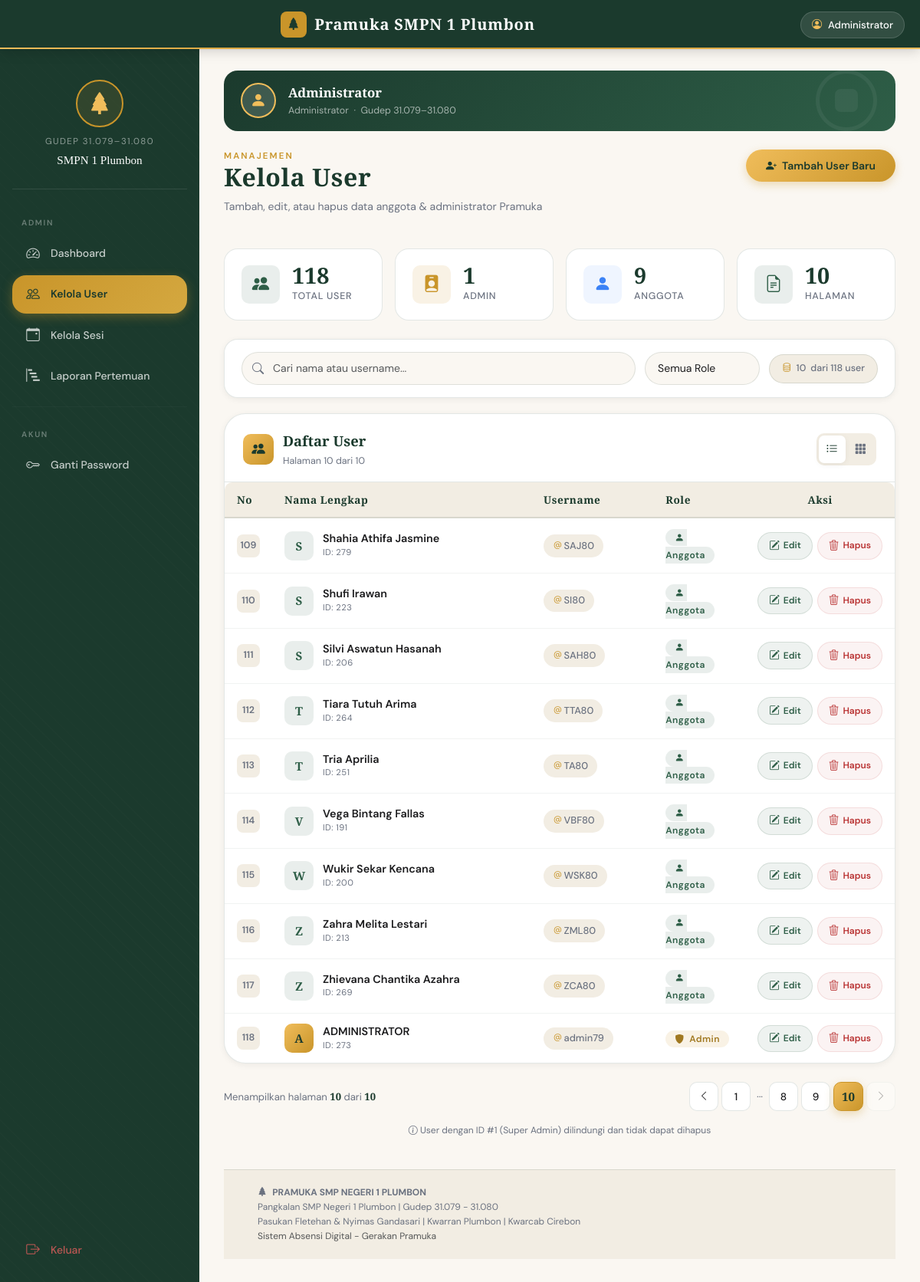
/public/AdminController/users?page=10 (signed in), run on the app's committed database.
### tables this page shows
CREATE TABLE `users` (
  `id` int(11) NOT NULL,
  `username` varchar(50) NOT NULL,
  `password` varchar(255) NOT NULL,
  `nama_lengkap` varchar(100) NOT NULL,
  `kelas` varchar(20) DEFAULT NULL,
  `role` enum('admin','user') DEFAULT 'user',
  `created_at` timestamp NOT NULL DEFAULT current_timestamp()
);

### core/Controller.php (called while the page is built, shortened)
<?php
class Controller {
    public function view($view, $data = []) {
        extract($data);
        require_once '../app/views/templates/header.php';
        require_once '../app/views/' . $view . '.php';
        require_once '../app/views/templates/footer.php';
    }
    public function model($model) {
        return new $model;
    }
}
?>

### app/controllers/AdminController.php (called while the page is built, shortened)
<?php
class AdminController extends Controller {
    private $userModel;
    private $limitPerPage = 12;
    public function __construct() {
        $this->userModel = $this->model('User');
    }
    public function users() {
        $page = isset($_GET['page']) ? max(1, (int)$_GET['page']) : 1;
        $offset = ($page - 1) * $this->limitPerPage;
        $users = $this->userModel->getAllUsersWithRole($this->limitPerPage, $offset);
        $totalUsers = $this->userModel->getTotalUsersCount();
        $totalPages = ceil($totalUsers / $this->limitPerPage);
        $this->view('admin/users', [
            'users' => $users,
            'currentPage' => $page,
            'totalPages' => $totalPages,
            'totalUsers' => $totalUsers
        ]);
    }
}
?>

### public/index.php (called while the page is built, shortened)
<?php
require_once '../config/database.php';
require_once '../core/Controller.php';
$app = new App();
?>

### app/models/User.php (called while the page is built, shortened)
<?php
class User {
    private $db;
    public function __construct() {
        $this->db = Database::getInstance()->getConnection();
    }
    public function getAllUsersWithRole($limit = null, $offset = 0) {
        $sql = "SELECT * FROM users ORDER BY kelas ASC, nama_lengkap ASC";
        if ($limit !== null) {
            $sql .= " LIMIT " . (int)$limit . " OFFSET " . (int)$offset;
        }
        $stmt = $this->db->query($sql);
        return $stmt->fetchAll(PDO::FETCH_ASSOC);
    }
}
?>

### config/database.php (called while the page is built, shortened)
<?php
class Database {
    private static $instance = null;
    private $connection;
    private function __construct() {
        try {
            $this->connection = new PDO(
                "mysql:host=".DB_HOST.";dbname=".DB_NAME.";charset=utf8mb4",
                DB_USER,
                DB_PASS,
                [
                    PDO::ATTR_ERRMODE => PDO::ERRMODE_EXCEPTION,
                    PDO::ATTR_DEFAULT_FETCH_MODE => PDO::FETCH_ASSOC
                ]
            );
        } catch(PDOException $e) {
            die("Connection failed: " . $e->getMessage());
        }
    }
    public static function getInstance() {
        if (self::$instance == null) {
            self::$instance = new Database();
        }
        return self::$instance;
    }
    public function getConnection() {
        return $this->connection;
    }
}
?>

### app/views/admin/users.php (the view, shortened to what this page needs)
<div class="page-header animate-in">
    <div>
        <div class="page-header-eyebrow">Manajemen</div>
        <h1 class="page-header-title">Kelola User</h1>
        <p class="page-header-sub">Tambah, edit, atau hapus data anggota & administrator Pramuka</p>
    </div>
    <a href="<?= BASE_URL ?>/AdminController/addUser" class="btn-scout">
        <i class="bi bi-person-plus-fill"></i> Tambah User Baru
    </a>
</div>
<div class="row g-3 mb-4 animate-in">
    <div class="col-6 col-lg-3">
        <div class="stat-card">
            <div class="stat-icon green">
                <i class="bi bi-people-fill"></i>
            </div>
            <div>
                <div class="stat-value"><?= $data['totalUsers'] ?></div>
                <div class="stat-label">Total User</div>
            </div>
        </div>
    </div>
    <div class="col-6 col-lg-3">
        <div class="stat-card">
            <div class="stat-icon gold">
                <i class="bi bi-person-badge-fill"></i>
            </div>
            <div>
                <div class="stat-value">
                    <?= count(array_filter($data['users'], fn($u) => $u['role'] === 'admin')) ?>
                </div>
                <div class="stat-label">Admin</div>
            </div>
        </div>
    </div>
    <div class="col-6 col-lg-3">
        <div class="stat-card">
            <div class="stat-icon blue">
                <i class="bi bi-person-fill"></i>
            </div>
            <div>
                <div class="stat-value">
                    <?= count(array_filter($data['users'], fn($u) => $u['role'] === 'user')) ?>
                </div>
                <div class="stat-label">Anggota</div>
            </div>
        </div>
    </div>
    <div class="col-6 col-lg-3">
        <div class="stat-card">
            <div class="stat-icon green">
                <i class="bi bi-file-earmark-text"></i>
            </div>
            <div>
                <div class="stat-value"><?= $data['totalPages'] ?></div>
                <div class="stat-label">Halaman</div>
            </div>
        </div>
    </div>
</div>
<div class="card-scout animate-in" style="border-radius: var(--radius-md); margin-bottom: 20px;">
    <div style="padding: 16px 22px; display: flex; align-items: center; gap: 12px; flex-wrap: wrap;">
        <div class="form-scout" style="flex: 1; min-width: 200px;">
            <div class="search-input-wrapper">
                <input type="text"
                       id="searchUser"
                       class="form-control search-input"
                       placeholder="Cari nama atau username...">
            </div>
        </div>
        <div class="form-scout">
            <select class="form-select filter-select" id="filterRole">
                <option value="">Semua Role</option>
            </select>
        </div>
        <div class="user-count-badge">
            <i class="bi bi-database"></i>
            <span id="shownCount"><?= count($data['users']) ?></span> dari <?= $data['totalUsers'] ?> user
        </div>
    </div>
</div>
<div class="card-scout animate-in">
    <div class="card-scout-header">
        <div class="card-scout-icon">
            <i class="bi bi-people-fill"></i>
        </div>
        <div style="flex: 1;">
            <div class="card-scout-title">Daftar User</div>
            <div style="font-size: .78rem; color: var(--c-muted); margin-top: 2px;">
                Halaman <?= $data['currentPage'] ?> dari <?= $data['totalPages'] ?>
            </div>
        </div>
        <div class="view-toggle">
            <button class="view-toggle-btn active" onclick="setView('table', this)" title="Tampilan Tabel">
                <i class="bi bi-list-ul"></i>
            </button>
            <button class="view-toggle-btn" onclick="setView('grid', this)" title="Tampilan Grid">
                <i class="bi bi-grid-3x3-gap-fill"></i>
            </button>
        </div>
    </div>
    <div class="card-scout-body" style="padding: 0;">
        <div class="table-responsive" id="tableView">
            <table class="table-scout" id="userTable">
                <thead>
                    <tr>
                        <th style="width: 56px;">No</th>
                        <th>Nama Lengkap</th>
                        <th>Username</th>
                        <th style="width: 120px;">Role</th>
                        <th style="width: 180px; text-align: center;">Aksi</th>
                    </tr>
                </thead>
                <tbody>
                    <?php
                    $no = ($data['currentPage'] - 1) * 12 + 1;
                    foreach ($data['users'] as $user):
                    ?>
                    <tr class="user-row"
                        data-name="<?= strtolower(htmlspecialchars($user['nama_lengkap'])) ?>"
                        data-username="<?= strtolower(htmlspecialchars($user['username'])) ?>"
                        data-role="<?= $user['role'] ?>">
                        <td>
                            <span class="row-number"><?= $no++ ?></span>
                        </td>
                        <td>
                            <div class="user-cell">
                                <div class="user-cell-avatar <?= $user['role'] === 'admin' ? 'admin' : 'member' ?>">
                                    <?= strtoupper(substr($user['nama_lengkap'], 0, 1)) ?>
                                </div>
                                <div>
                                    <div class="user-cell-name"><?= htmlspecialchars($user['nama_lengkap']) ?></div>
                                    <div class="user-cell-id">ID: <?= $user['id'] ?></div>
                                </div>
                            </div>
                        </td>
                        <td>
                            <span class="username-tag">
                                <i class="bi bi-at"></i><?= htmlspecialchars($user['username']) ?>
                            </span>
                        </td>
                        <td>
                            <?php if ($user['role'] === 'admin'): ?>
                                <span class="status-badge badge-admin">
                                    <i class="bi bi-shield-fill"></i> Admin
                                </span>
                            <?php else: ?>
                                <span class="status-badge badge-member">
                                    <i class="bi bi-person-fill"></i> Anggota
                                </span>
                            <?php endif; ?>
                        </td>
                        <td style="text-align: center;">
                            <div class="action-buttons">
                                <a href="<?= BASE_URL ?>/AdminController/editUser/<?= $user['id'] ?>"
                                   class="btn-action btn-action-edit"
                                   title="Edit User">
                                    <i class="bi bi-pencil-square"></i>
                                    <span>Edit</span>
                                </a>
                                <?php if ($user['id'] != 1): ?>
                                    <a href="<?= BASE_URL ?>/AdminController/deleteUser/<?= $user['id'] ?>"
                                       class="btn-action btn-action-delete"
                                       title="Hapus User"
                                       onclick="return confirmDelete('<?= htmlspecialchars($user['nama_lengkap']) ?>')">
                                        <i class="bi bi-trash3"></i>
                                        <span>Hapus</span>
                                    </a>
                                <?php endif; ?>
                            </div>
                        </td>
                    </tr>
                    <?php endforeach; ?>
                </tbody>
            </table>
        </div>
    </div>
</div>
<?php if ($data['totalPages'] > 1): ?>
<div class="pagination-scout animate-in">
    <div class="pagination-info">
        Menampilkan halaman <strong><?= $data['currentPage'] ?></strong> dari
        <strong><?= $data['totalPages'] ?></strong>
    </div>
    <div class="pagination-buttons">
        <a href="?page=<?= $data['currentPage'] - 1 ?>"
           class="pagination-btn <?= $data['currentPage'] == 1 ? 'disabled' : '' ?>">
            <i class="bi bi-chevron-left"></i>
        </a>
        <?php
        $start = max(1, $data['currentPage'] - 2);
        $end = min($data['totalPages'], $data['currentPage'] + 2);
        ?>
        <?php if ($start > 1): ?>
            <a href="?page=1" class="pagination-btn">1</a>
            <?php if ($start > 2): ?>
                <span class="pagination-dots">···</span>
            <?php endif; ?>
        <?php endif; ?>
        <?php for ($i = $start; $i <= $end; $i++): ?>
            <a href="?page=<?= $i ?>"
               class="pagination-btn <?= $i == $data['currentPage'] ? 'active' : '' ?>">
                <?= $i ?>
            </a>
        <?php endfor; ?>
        <a href="?page=<?= $data['currentPage'] + 1 ?>"
           class="pagination-btn <?= $data['currentPage'] == $data['totalPages'] ? 'disabled' : '' ?>">
            <i class="bi bi-chevron-right"></i>
        </a>
    </div>
</div>
<?php endif; ?>
<div class="text-center mt-3 animate-in" style="font-size: .75rem; color: var(--c-muted);">
    <i class="bi bi-info-circle"></i>
    User dengan ID #1 (Super Admin) dilindungi dan tidak dapat dihapus
</div>

### data on the page
users: nama_lengkap "S", nama_lengkap "Shahia Athifa Jasmine", id "279", username "SAJ80", role "user" (drawn)
users: nama_lengkap "S", nama_lengkap "Shufi Irawan", id "223", username "SI80", role "user" (drawn)
users: nama_lengkap "S", nama_lengkap "Silvi Aswatun Hasanah", id "206", username "SAH80", role "user" (drawn)
users: nama_lengkap "T", nama_lengkap "Tiara Tutuh Arima", id "264", username "TTA80", role "user" (drawn)
users: nama_lengkap "T", nama_lengkap "Tria Aprilia", id "251", username "TA80", role "user" (drawn)
users: nama_lengkap "V", nama_lengkap "Vega Bintang Fallas", id "191", username "VBF80", role "user" (drawn)
users: nama_lengkap "W", nama_lengkap "Wukir Sekar Kencana", id "200", username "WSK80", role "user" (drawn)
users: nama_lengkap "Z", nama_lengkap "Zahra Melita Lestari", id "213", username "ZML80", role "user" (drawn)
users: nama_lengkap "Z", nama_lengkap "Zhievana Chantika Azahra", id "269", username "ZCA80", role "user" (drawn)
users: nama_lengkap "A", nama_lengkap "ADMINISTRATOR", id "273", username "admin79", role "admin" (drawn)

### other printed values
$_SESSION['nama_lengkap'] "Administrator"
$data['totalUsers'] "118"
count(array_filter($data['users'], fn($u) => $u['role'] === 'admin')) "1"
count(array_filter($data['users'], fn($u) => $u['role'] === 'user')) "9"
$data['totalPages'] "10"
count($data['users']) "10"
$data['currentPage'] "10"
